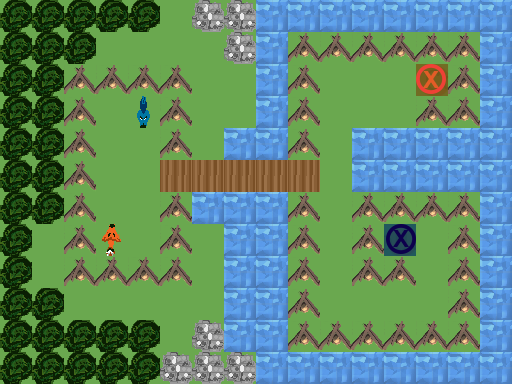

This is a level from a 2D game, rendered from its Tiled map with the project's own tilesets. A one-line summary and the complete map file follow:
An orthogonal 16x12 tile map with 32x32 px tiles, 3 tile layers (Ground, Obstacles, Objects), 1 hidden layer not drawn.

<map version="1.0" orientation="orthogonal" renderorder="right-down" width="16" height="12" tilewidth="32" tileheight="32" nextobjectid="1">
 <tileset firstgid="1" name="TilesetPlaceholder" tilewidth="32" tileheight="32" tilecount="240" columns="10">
  <image source="../../Tileset.png" width="320" height="768" />
 </tileset>
 <layer name="Ground" width="16" height="12">
  <data encoding="csv">
1,1,1,1,1,1,1,1,5,5,5,5,5,5,5,5,
1,1,1,1,1,1,1,1,5,1,1,1,1,1,1,5,
1,1,1,1,1,1,1,1,5,1,1,1,1,1,1,5,
1,1,1,1,1,1,1,1,5,1,1,1,1,1,1,5,
1,1,1,1,1,1,1,5,5,1,1,5,5,5,5,5,
1,1,1,1,1,4,4,4,4,4,1,5,5,5,5,5,
1,1,1,1,1,1,5,5,5,1,1,1,1,1,1,5,
1,1,1,1,1,1,1,5,5,1,1,1,1,1,1,5,
1,1,1,1,1,1,1,5,5,1,1,1,1,1,1,5,
1,1,1,1,1,1,1,5,5,1,1,1,1,1,1,5,
1,1,1,1,1,1,1,5,5,1,1,1,1,1,1,5,
1,1,1,1,1,1,1,1,5,5,5,5,5,5,5,5
</data>
 </layer>
 <layer name="Obstacles" width="16" height="12">
  <data encoding="csv">
42,42,42,42,42,0,43,43,0,0,0,0,0,0,0,0,
42,42,42,0,0,0,0,43,0,41,41,41,41,41,41,0,
42,42,41,41,41,41,0,0,0,41,0,0,0,0,41,0,
42,42,41,0,0,41,0,0,0,41,0,0,0,41,41,0,
42,42,41,0,0,41,0,0,0,41,0,0,0,0,0,0,
42,42,41,0,0,0,0,0,0,0,0,0,0,0,0,0,
42,42,41,0,0,41,0,0,0,41,0,41,41,41,41,0,
42,0,41,0,0,41,0,0,0,41,0,41,0,0,41,0,
42,0,41,41,41,41,0,0,0,41,0,41,41,0,41,0,
42,42,0,0,0,0,0,0,0,41,0,0,0,0,41,0,
42,42,42,42,42,0,43,0,0,41,41,41,41,41,41,0,
42,42,42,42,42,43,43,43,0,0,0,0,0,0,0,0
</data>
 </layer>
 <layer name="Objects" width="16" height="12">
  <data encoding="csv">
0,0,0,0,0,0,0,0,0,0,0,0,0,0,0,0,
0,0,0,0,0,0,0,0,0,0,0,0,0,0,0,0,
0,0,0,0,0,0,0,0,0,0,0,0,0,181,0,0,
0,0,0,0,3221225664,0,0,0,0,0,0,0,0,0,0,0,
0,0,0,0,0,0,0,0,0,0,0,0,0,0,0,0,
0,0,0,0,0,0,0,0,0,0,0,0,0,0,0,0,
0,0,0,0,0,0,0,0,0,0,0,0,0,0,0,0,
0,0,0,191,0,0,0,0,0,0,0,0,182,0,0,0,
0,0,0,0,0,0,0,0,0,0,0,0,0,0,0,0,
0,0,0,0,0,0,0,0,0,0,0,0,0,0,0,0,
0,0,0,0,0,0,0,0,0,0,0,0,0,0,0,0,
0,0,0,0,0,0,0,0,0,0,0,0,0,0,0,0
</data>
 </layer>
 <layer name="Solution" width="16" height="12" visible="0">
  <data encoding="csv">
0,0,0,0,0,0,0,0,0,0,0,0,0,0,0,0,
0,0,0,0,0,0,0,0,0,0,0,0,0,0,0,0,
0,0,0,0,0,0,0,0,0,0,222,222,222,222,0,0,
0,0,0,222,0,0,0,0,0,0,222,0,0,0,0,0,
0,0,0,222,232,0,0,0,0,0,222,0,0,0,0,0,
0,0,0,222,222,232,232,232,232,232,222,0,0,0,0,0,
0,0,0,222,0,0,0,0,0,0,232,0,0,0,0,0,
0,0,0,0,0,0,0,0,0,0,232,0,232,232,0,0,
0,0,0,0,0,0,0,0,0,0,232,0,0,232,0,0,
0,0,0,0,0,0,0,0,0,0,232,232,232,232,0,0,
0,0,0,0,0,0,0,0,0,0,0,0,0,0,0,0,
0,0,0,0,0,0,0,0,0,0,0,0,0,0,0,0
</data>
 </layer>
</map>
